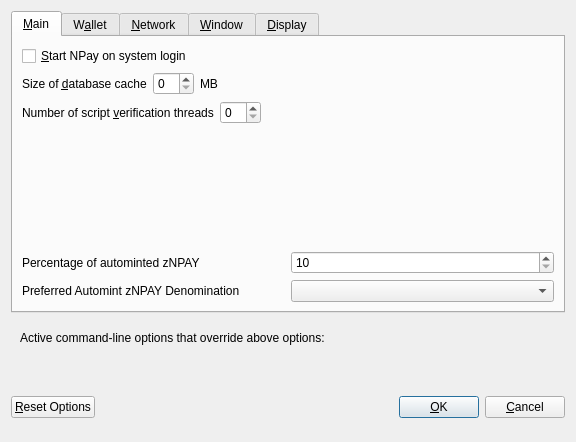
<?xml version="1.0" encoding="UTF-8"?>
<ui version="4.0">
 <class>OptionsDialog</class>
 <widget class="QDialog" name="OptionsDialog">
  <property name="geometry">
   <rect>
    <x>0</x>
    <y>0</y>
    <width>576</width>
    <height>442</height>
   </rect>
  </property>
  <property name="windowTitle">
   <string>Options</string>
  </property>
  <property name="modal">
   <bool>true</bool>
  </property>
  <layout class="QVBoxLayout" name="verticalLayout">
   <item>
    <widget class="QTabWidget" name="tabWidget">
     <property name="currentIndex">
      <number>0</number>
     </property>
     <widget class="QWidget" name="tabMain">
      <attribute name="title">
       <string>&amp;Main</string>
      </attribute>
      <layout class="QVBoxLayout" name="verticalLayout_Main">
       <item>
        <widget class="QCheckBox" name="bitcoinAtStartup">
         <property name="toolTip">
          <string>Automatically start NPay after logging in to the system.</string>
         </property>
         <property name="text">
          <string>&amp;Start NPay on system login</string>
         </property>
        </widget>
       </item>
       <item>
        <layout class="QHBoxLayout" name="horizontalLayout_2_Main">
         <item>
          <widget class="QLabel" name="databaseCacheLabel">
           <property name="text">
            <string>Size of &amp;database cache</string>
           </property>
           <property name="textFormat">
            <enum>Qt::PlainText</enum>
           </property>
           <property name="buddy">
            <cstring>databaseCache</cstring>
           </property>
          </widget>
         </item>
         <item>
          <widget class="QSpinBox" name="databaseCache"/>
         </item>
         <item>
          <widget class="QLabel" name="databaseCacheUnitLabel">
           <property name="text">
            <string>MB</string>
           </property>
           <property name="textFormat">
            <enum>Qt::PlainText</enum>
           </property>
          </widget>
         </item>
         <item>
          <spacer name="horizontalSpacer_2_Main">
           <property name="orientation">
            <enum>Qt::Horizontal</enum>
           </property>
           <property name="sizeHint" stdset="0">
            <size>
             <width>40</width>
             <height>20</height>
            </size>
           </property>
          </spacer>
         </item>
        </layout>
       </item>
       <item>
        <layout class="QHBoxLayout" name="horizontalLayout_3_Main">
         <item>
          <widget class="QLabel" name="threadsScriptVerifLabel">
           <property name="text">
            <string>Number of script &amp;verification threads</string>
           </property>
           <property name="textFormat">
            <enum>Qt::PlainText</enum>
           </property>
           <property name="buddy">
            <cstring>threadsScriptVerif</cstring>
           </property>
          </widget>
         </item>
         <item>
          <widget class="QSpinBox" name="threadsScriptVerif">
           <property name="toolTip">
            <string>(0 = auto, &lt;0 = leave that many cores free)</string>
           </property>
          </widget>
         </item>
         <item>
          <spacer name="horizontalSpacer_3_Main">
           <property name="orientation">
            <enum>Qt::Horizontal</enum>
           </property>
           <property name="sizeHint" stdset="0">
            <size>
             <width>40</width>
             <height>20</height>
            </size>
           </property>
          </spacer>
         </item>
        </layout>
       </item>
       <item>
        <spacer name="verticalSpacer_2">
         <property name="orientation">
          <enum>Qt::Vertical</enum>
         </property>
         <property name="sizeHint" stdset="0">
          <size>
           <width>20</width>
           <height>40</height>
          </size>
         </property>
        </spacer>
       </item>
       <item>
        <layout class="QHBoxLayout" name="horizontalLayout_3">
         <item>
          <widget class="QLabel" name="percentage_label">
           <property name="toolTip">
            <string>Percentage of incoming NPAY which get automatically converted to zNPAY via Zerocoin Protocol (min: 10%)</string>
           </property>
           <property name="text">
            <string>Percentage of autominted zNPAY</string>
           </property>
          </widget>
         </item>
         <item>
          <widget class="QSpinBox" name="zeromintPercentage">
           <property name="minimum">
            <number>10</number>
           </property>
           <property name="maximum">
            <number>100</number>
           </property>
          </widget>
         </item>
        </layout>
       </item>
       <item>
        <layout class="QHBoxLayout" name="horizontalLayout" stretch="0,0">
         <property name="sizeConstraint">
          <enum>QLayout::SetFixedSize</enum>
         </property>
         <item>
          <widget class="QLabel" name="labelPreferredDenom">
           <property name="maximumSize">
            <size>
             <width>16777215</width>
             <height>16777215</height>
            </size>
           </property>
           <property name="toolTip">
            <string>Wait with automatic conversion to Zerocoin until enough NPAY for this denomination is available</string>
           </property>
           <property name="text">
            <string>Preferred Automint zNPAY Denomination</string>
           </property>
          </widget>
         </item>
         <item>
          <widget class="QComboBox" name="preferredDenom">
           <property name="maximumSize">
            <size>
             <width>16777215</width>
             <height>27</height>
            </size>
           </property>
           <property name="toolTip">
            <string>Wait with automatic conversion to Zerocoin until enough NPAY for this denomination is available</string>
           </property>
           <property name="maxVisibleItems">
            <number>9</number>
           </property>
           <property name="maxCount">
            <number>9</number>
           </property>
          </widget>
         </item>
        </layout>
       </item>
      </layout>
     </widget>
     <widget class="QWidget" name="tabWallet">
      <attribute name="title">
       <string>W&amp;allet</string>
      </attribute>
      <layout class="QVBoxLayout" name="verticalLayout_Wallet">
       <item>
        <widget class="QGroupBox" name="groupBox">
         <property name="title">
          <string>Expert</string>
         </property>
         <layout class="QVBoxLayout" name="verticalLayout_2">
          <item>
           <widget class="QCheckBox" name="coinControlFeatures">
            <property name="toolTip">
             <string>Whether to show coin control features or not.</string>
            </property>
            <property name="text">
             <string>Enable coin &amp;control features</string>
            </property>
           </widget>
          </item>
          <item>
           <widget class="QCheckBox" name="showMasternodesTab">
            <property name="toolTip">
             <string>Show additional tab listing all your masternodes in first sub-tab&lt;br/&gt;and all masternodes on the network in second sub-tab.</string>
            </property>
            <property name="text">
             <string>Show Masternodes Tab</string>
            </property>
           </widget>
          </item>
          <item>
           <widget class="QCheckBox" name="spendZeroConfChange">
            <property name="toolTip">
             <string>If you disable the spending of unconfirmed change, the change from a transaction&lt;br/&gt;cannot be used until that transaction has at least one confirmation.&lt;br/&gt;This also affects how your balance is computed.</string>
            </property>
            <property name="text">
             <string>&amp;Spend unconfirmed change</string>
            </property>
           </widget>
          </item>
         </layout>
        </widget>
       </item>
       <item>
        <spacer name="verticalSpacer_Wallet">
         <property name="orientation">
          <enum>Qt::Vertical</enum>
         </property>
         <property name="sizeHint" stdset="0">
          <size>
           <width>20</width>
           <height>40</height>
          </size>
         </property>
        </spacer>
       </item>
      </layout>
     </widget>
     <widget class="QWidget" name="tabNetwork">
      <attribute name="title">
       <string>&amp;Network</string>
      </attribute>
      <layout class="QVBoxLayout" name="verticalLayout_Network">
       <item>
        <widget class="QCheckBox" name="mapPortUpnp">
         <property name="toolTip">
          <string>Automatically open the NPay client port on the router. This only works when your router supports UPnP and it is enabled.</string>
         </property>
         <property name="text">
          <string>Map port using &amp;UPnP</string>
         </property>
        </widget>
       </item>
       <item>
        <widget class="QCheckBox" name="allowIncoming">
         <property name="toolTip">
          <string>Accept connections from outside</string>
         </property>
         <property name="text">
          <string>Allow incoming connections</string>
         </property>
        </widget>
       </item>
       <item>
        <widget class="QCheckBox" name="connectSocks">
         <property name="toolTip">
          <string>Connect to the NPay network through a SOCKS5 proxy.</string>
         </property>
         <property name="text">
          <string>&amp;Connect through SOCKS5 proxy (default proxy):</string>
         </property>
        </widget>
       </item>
       <item>
        <layout class="QHBoxLayout" name="horizontalLayout_1_Network">
         <item>
          <widget class="QLabel" name="proxyIpLabel">
           <property name="text">
            <string>Proxy &amp;IP:</string>
           </property>
           <property name="textFormat">
            <enum>Qt::PlainText</enum>
           </property>
           <property name="buddy">
            <cstring>proxyIp</cstring>
           </property>
          </widget>
         </item>
         <item>
          <widget class="QValidatedLineEdit" name="proxyIp">
           <property name="minimumSize">
            <size>
             <width>140</width>
             <height>0</height>
            </size>
           </property>
           <property name="maximumSize">
            <size>
             <width>140</width>
             <height>16777215</height>
            </size>
           </property>
           <property name="toolTip">
            <string>IP address of the proxy (e.g. IPv4: 127.0.0.1 / IPv6: ::1)</string>
           </property>
          </widget>
         </item>
         <item>
          <widget class="QLabel" name="proxyPortLabel">
           <property name="text">
            <string>&amp;Port:</string>
           </property>
           <property name="textFormat">
            <enum>Qt::PlainText</enum>
           </property>
           <property name="buddy">
            <cstring>proxyPort</cstring>
           </property>
          </widget>
         </item>
         <item>
          <widget class="QLineEdit" name="proxyPort">
           <property name="minimumSize">
            <size>
             <width>55</width>
             <height>0</height>
            </size>
           </property>
           <property name="maximumSize">
            <size>
             <width>55</width>
             <height>16777215</height>
            </size>
           </property>
           <property name="toolTip">
            <string>Port of the proxy (e.g. 9050)</string>
           </property>
          </widget>
         </item>
         <item>
          <spacer name="horizontalSpacer_1_Network">
           <property name="orientation">
            <enum>Qt::Horizontal</enum>
           </property>
           <property name="sizeHint" stdset="0">
            <size>
             <width>40</width>
             <height>20</height>
            </size>
           </property>
          </spacer>
         </item>
        </layout>
       </item>
       <item>
        <spacer name="verticalSpacer_Network">
         <property name="orientation">
          <enum>Qt::Vertical</enum>
         </property>
         <property name="sizeHint" stdset="0">
          <size>
           <width>20</width>
           <height>40</height>
          </size>
         </property>
        </spacer>
       </item>
      </layout>
     </widget>
     <widget class="QWidget" name="tabWindow">
      <attribute name="title">
       <string>&amp;Window</string>
      </attribute>
      <layout class="QVBoxLayout" name="verticalLayout_Window">
       <item>
        <widget class="QCheckBox" name="minimizeToTray">
         <property name="toolTip">
          <string>Show only a tray icon after minimizing the window.</string>
         </property>
         <property name="text">
          <string>&amp;Minimize to the tray instead of the taskbar</string>
         </property>
        </widget>
       </item>
       <item>
        <widget class="QCheckBox" name="minimizeOnClose">
         <property name="toolTip">
          <string>Minimize instead of exit the application when the window is closed. When this option is enabled, the application will be closed only after selecting Quit in the menu.</string>
         </property>
         <property name="text">
          <string>M&amp;inimize on close</string>
         </property>
        </widget>
       </item>
       <item>
        <spacer name="verticalSpacer_Window">
         <property name="orientation">
          <enum>Qt::Vertical</enum>
         </property>
         <property name="sizeHint" stdset="0">
          <size>
           <width>20</width>
           <height>40</height>
          </size>
         </property>
        </spacer>
       </item>
      </layout>
     </widget>
     <widget class="QWidget" name="tabDisplay">
      <attribute name="title">
       <string>&amp;Display</string>
      </attribute>
      <layout class="QVBoxLayout" name="verticalLayout_Display">
       <item>
        <layout class="QHBoxLayout" name="horizontalLayout_1_Display">
         <item>
          <widget class="QLabel" name="langLabel">
           <property name="text">
            <string>User Interface &amp;language:</string>
           </property>
           <property name="textFormat">
            <enum>Qt::PlainText</enum>
           </property>
           <property name="buddy">
            <cstring>lang</cstring>
           </property>
          </widget>
         </item>
         <item>
          <widget class="QValueComboBox" name="lang">
           <property name="toolTip">
            <string>The user interface language can be set here. This setting will take effect after restarting NPay.</string>
           </property>
          </widget>
         </item>
        </layout>
       </item>
       <item>
        <widget class="QLabel" name="label_3">
         <property name="toolTip">
          <string notr="true"/>
         </property>
         <property name="statusTip">
          <string notr="true"/>
         </property>
         <property name="whatsThis">
          <string notr="true"/>
         </property>
         <property name="accessibleName">
          <string notr="true"/>
         </property>
         <property name="text">
          <string>Language missing or translation incomplete? Help contributing translations here:
https://www.transifex.com/KryptoniteOU/npay-network-translations</string>
         </property>
         <property name="wordWrap">
          <bool>true</bool>
         </property>
         <property name="openExternalLinks">
          <bool>true</bool>
         </property>
         <property name="textInteractionFlags">
          <set>Qt::TextBrowserInteraction</set>
         </property>
        </widget>
       </item>
       <item>
        <layout class="QHBoxLayout" name="horizontalLayout_4_Display" stretch="0,0">
         <item>
          <widget class="QLabel" name="themeLabel">
           <property name="text">
            <string>User Interface Theme:</string>
           </property>
          </widget>
         </item>
         <item>
          <widget class="QValueComboBox" name="theme"/>
         </item>
        </layout>
       </item>
       <item>
        <widget class="Line" name="line">
         <property name="orientation">
          <enum>Qt::Horizontal</enum>
         </property>
        </widget>
       </item>
       <item>
        <layout class="QHBoxLayout" name="horizontalLayout_2_Display">
         <item>
          <widget class="QLabel" name="unitLabel">
           <property name="text">
            <string>&amp;Unit to show amounts in:</string>
           </property>
           <property name="textFormat">
            <enum>Qt::PlainText</enum>
           </property>
           <property name="buddy">
            <cstring>unit</cstring>
           </property>
          </widget>
         </item>
         <item>
          <widget class="QValueComboBox" name="unit">
           <property name="toolTip">
            <string>Choose the default subdivision unit to show in the interface and when sending coins.</string>
           </property>
          </widget>
         </item>
        </layout>
       </item>
       <item>
        <layout class="QHBoxLayout" name="horizontalLayout_5_Display">
         <item>
          <widget class="QLabel" name="digitsLabel">
           <property name="text">
            <string>Decimal digits</string>
           </property>
          </widget>
         </item>
         <item>
          <widget class="QValueComboBox" name="digits"/>
         </item>
        </layout>
       </item>
       <item>
        <layout class="QHBoxLayout" name="horizontalLayout_3_Display">
         <item>
          <widget class="QLabel" name="thirdPartyTxUrlsLabel">
           <property name="toolTip">
            <string>Third party URLs (e.g. a block explorer) that appear in the transactions tab as context menu items. %s in the URL is replaced by transaction hash. Multiple URLs are separated by vertical bar |.</string>
           </property>
           <property name="text">
            <string>Third party transaction URLs</string>
           </property>
           <property name="buddy">
            <cstring>thirdPartyTxUrls</cstring>
           </property>
          </widget>
         </item>
         <item>
          <widget class="QLineEdit" name="thirdPartyTxUrls">
           <property name="toolTip">
            <string>Third party URLs (e.g. a block explorer) that appear in the transactions tab as context menu items. %s in the URL is replaced by transaction hash. Multiple URLs are separated by vertical bar |.</string>
           </property>
          </widget>
         </item>
        </layout>
       </item>
       <item>
        <spacer name="verticalSpacer">
         <property name="orientation">
          <enum>Qt::Vertical</enum>
         </property>
         <property name="sizeHint" stdset="0">
          <size>
           <width>20</width>
           <height>40</height>
          </size>
         </property>
        </spacer>
       </item>
      </layout>
     </widget>
    </widget>
   </item>
   <item>
    <widget class="QFrame" name="frame">
     <layout class="QVBoxLayout" name="verticalLayout_Bottom">
      <item>
       <layout class="QHBoxLayout" name="horizontalLayout_Bottom">
        <item>
         <widget class="QLabel" name="overriddenByCommandLineInfoLabel">
          <property name="text">
           <string>Active command-line options that override above options:</string>
          </property>
          <property name="textFormat">
           <enum>Qt::PlainText</enum>
          </property>
         </widget>
        </item>
        <item>
         <spacer name="horizontalSpacer_Bottom">
          <property name="orientation">
           <enum>Qt::Horizontal</enum>
          </property>
          <property name="sizeHint" stdset="0">
           <size>
            <width>40</width>
            <height>20</height>
           </size>
          </property>
         </spacer>
        </item>
       </layout>
      </item>
      <item>
       <widget class="QLabel" name="overriddenByCommandLineLabel">
        <property name="text">
         <string/>
        </property>
        <property name="textFormat">
         <enum>Qt::PlainText</enum>
        </property>
        <property name="wordWrap">
         <bool>true</bool>
        </property>
       </widget>
      </item>
     </layout>
    </widget>
   </item>
   <item>
    <layout class="QHBoxLayout" name="horizontalLayout_Buttons">
     <item>
      <widget class="QPushButton" name="resetButton">
       <property name="toolTip">
        <string>Reset all client options to default.</string>
       </property>
       <property name="text">
        <string>&amp;Reset Options</string>
       </property>
       <property name="autoDefault">
        <bool>false</bool>
       </property>
      </widget>
     </item>
     <item>
      <spacer name="horizontalSpacer_1">
       <property name="orientation">
        <enum>Qt::Horizontal</enum>
       </property>
       <property name="sizeHint" stdset="0">
        <size>
         <width>40</width>
         <height>48</height>
        </size>
       </property>
      </spacer>
     </item>
     <item>
      <widget class="QLabel" name="statusLabel">
       <property name="minimumSize">
        <size>
         <width>200</width>
         <height>0</height>
        </size>
       </property>
       <property name="font">
        <font>
         <weight>75</weight>
         <bold>true</bold>
        </font>
       </property>
       <property name="text">
        <string/>
       </property>
       <property name="textFormat">
        <enum>Qt::PlainText</enum>
       </property>
       <property name="wordWrap">
        <bool>true</bool>
       </property>
      </widget>
     </item>
     <item>
      <spacer name="horizontalSpacer_2">
       <property name="orientation">
        <enum>Qt::Horizontal</enum>
       </property>
       <property name="sizeHint" stdset="0">
        <size>
         <width>40</width>
         <height>48</height>
        </size>
       </property>
      </spacer>
     </item>
     <item>
      <widget class="QPushButton" name="okButton">
       <property name="text">
        <string>&amp;OK</string>
       </property>
       <property name="autoDefault">
        <bool>false</bool>
       </property>
       <property name="default">
        <bool>true</bool>
       </property>
      </widget>
     </item>
     <item>
      <widget class="QPushButton" name="cancelButton">
       <property name="text">
        <string>&amp;Cancel</string>
       </property>
       <property name="autoDefault">
        <bool>false</bool>
       </property>
      </widget>
     </item>
    </layout>
   </item>
  </layout>
 </widget>
 <customwidgets>
  <customwidget>
   <class>QValidatedLineEdit</class>
   <extends>QLineEdit</extends>
   <header>qvalidatedlineedit.h</header>
  </customwidget>
  <customwidget>
   <class>QValueComboBox</class>
   <extends>QComboBox</extends>
   <header>qvaluecombobox.h</header>
  </customwidget>
 </customwidgets>
 <resources/>
 <connections/>
</ui>
